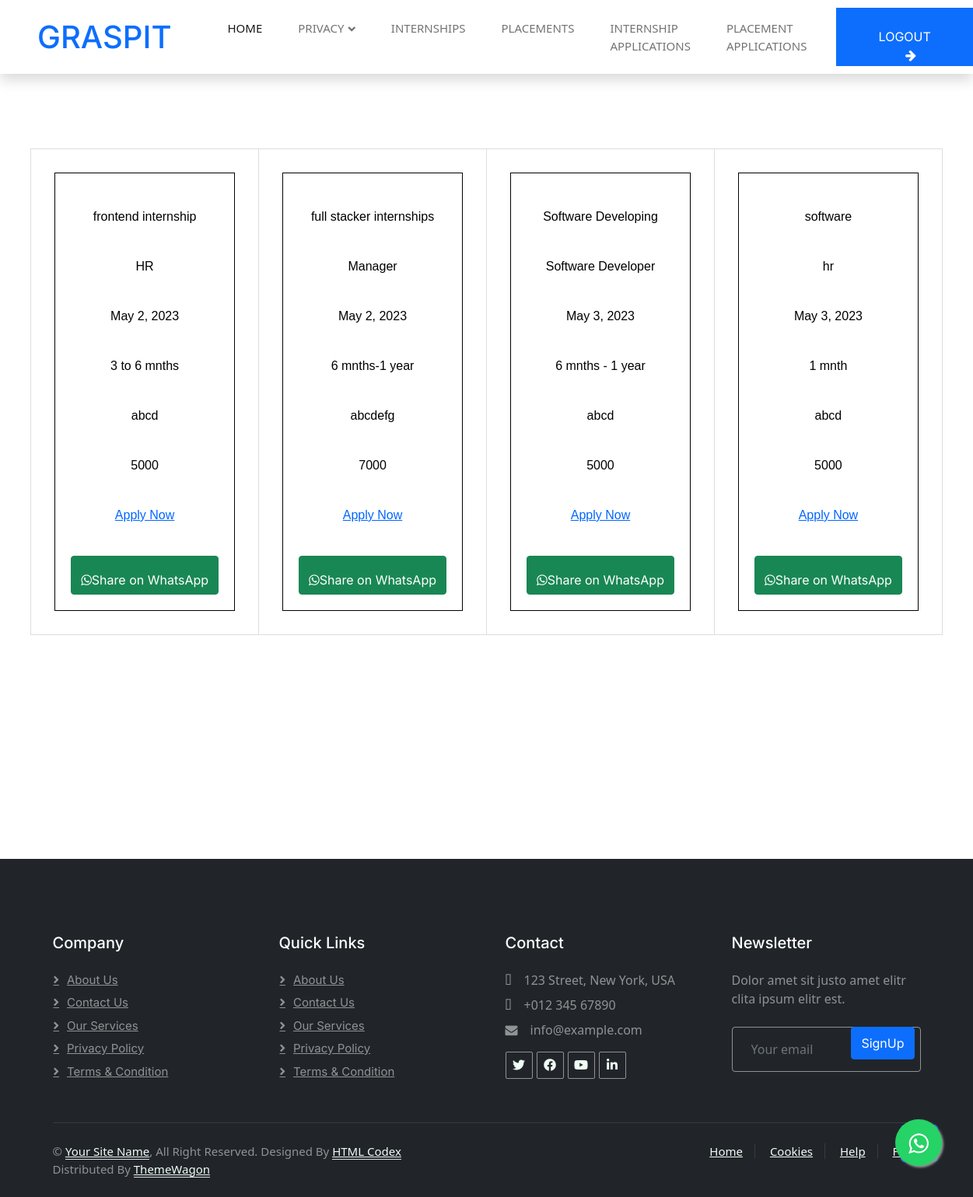
The app's page /WUser/vewinterns/ (signed in) with its own data.
### Company/models.py (models this page shows)
class tbl_internship(models.Model):
    int_title=models.CharField(max_length=50)
    int_post=models.CharField(max_length=50)
    int_date=models.DateField(auto_now=True)
    int_duration=models.CharField(max_length=50)
    int_details=models.TextField(null=True)
    int_stipend=models.IntegerField(default=0)
    company=models.ForeignKey(CompanyRegistration,on_delete=models.SET_NULL,null=True)

### User/views.py (the view)
# urls.py: path('vewinterns/',views.viewinternships,name="ViewInternships"),
def viewinternships(request):
    if 'uid' in request.session:
        int=tbl_internship.objects.all()
        return render(request,"User/ViewInternships.html",{'INT':int})
    else:
        return redirect('webguest:Home')

### User/Templates/User/ViewInternships.html (shortened to what this page needs)
{% extends 'User/Head.html' %}
{% load static %}
{% block content %}
<br><br><br><br>
<head>
    <link rel="stylesheet" href="https://maxcdn.bootstrapcdn.com/font-awesome/4.5.0/css/font-awesome.min.css">
<a href="https://api.whatsapp.com/send?phone=51955081075&text=Hola%21%20Quisiera%20m%C3%A1s%20informaci%C3%B3n%20sobre%20Varela%202." class="float" target="_blank">
<i class="fa fa-whatsapp my-float"></i>
</a>
<link href="https://cdn.jsdelivr.net/npm/bootstrap@5.1.3/dist/css/bootstrap.min.css" rel="stylesheet">
</head>
<div id="tab" align="center">
<div id="data">
    <table align="center" cellpadding="50" style="border-collapse: collapse">
        <tr>
            {% for i in INT %}
            <td>
                <div style="text-align:center;border:1px solid black;margin:22px;padding:20px">
                    <br>
                    <p>{{i.int_title}}</p>
                    <br>
                    <p>{{i.int_post}}</p>
                    <br>
                    <p>{{i.int_date}}</p>
                    <br>
                    <p>{{i.int_duration}}</p>
                    <br>
                    <p>{{i.int_details}}</p>
                    <br>
                    <p>{{i.int_stipend}}</p>
                    <br>
                    <p><a href="{% url 'webuser:apply_internship' i.id %}">Apply Now</a></p>
                    <br>
                    <a href="https://wa.me/9961644621?text=TITLE    :   {{i.int_title}} ||  POST  :   {{i.int_post}} ||     DATE   :   {{i.int_date}} ||    DURATION   :   {{i.int_duration}}   ||    DETAILS   :   {{i.int_details}}   ||  STIPEND    :   {{i.int_stipend}} " data-action="share/whatsapp/share" class="btn btn-success" style="color: white;"><i class="fa fa-whatsapp my-float danger"></i>Share on WhatsApp</a>
                    <br>
                </div>
            </td>
            {% if forloop.counter|divisibleby:4 %}
        </tr>
            {% endif %}
            {% endfor %}
    </table>
    <br><br><br>
</div>
</div>
<br><br><br><br><br><br><br>
{% endblock content %}

### Guest/static/Main/css/style.css (style rules this page uses)
:root { --primary: #00B074; --secondary: #2B9BFF; --light: #EFFDF5; --dark: #2B3940; }
.btn { font-family: 'Inter', sans-serif; font-weight: 600; transition: .5s; }

### Guest/static/form.css (style rules this page uses)
#tab { font-family: "Trebuchet MS", Arial, Helvetica, sans-serif; border-collapse: collapse; width: 100%; }
#tab td, #tab th { border: 1px solid #ddd; padding: 8px; color: black; }
#tab a { color:#06F; }

### User/Templates/User/ViewInternships.html (style rules this page uses)
.float { position:fixed; width:60px; height:60px; bottom:40px; right:40px; background-color:#25d366; color:#FFF; border-radius:50px; text-align:center; font-size:30px; box-shadow: 2px 2px 3px #999; z-index:100; }
.my-float { margin-top:16px; }

### records on screen
tbl_internship: int_title "frontend internship", int_post "HR", int_date "May 2, 2023", int_duration "3 to 6 mnths", int_details "abcd", int_stipend "5000"
tbl_internship: int_title "full stacker internships", int_post "Manager", int_date "May 2, 2023", int_duration "6 mnths-1 year", int_details "abcdefg", int_stipend "7000"
tbl_internship: int_title "Software Developing", int_post "Software Developer", int_date "May 3, 2023", int_duration "6 mnths - 1 year", int_details "abcd", int_stipend "5000"
tbl_internship: int_title "software", int_post "hr", int_date "May 3, 2023", int_duration "1 mnth", int_details "abcd", int_stipend "5000"
